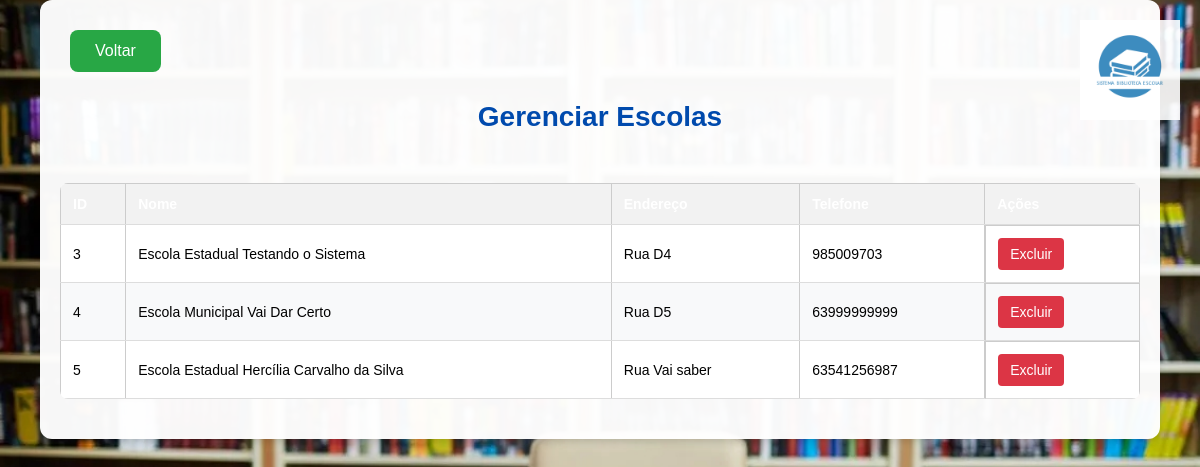
The app's page /gerenciar_escolas (signed in), older data.
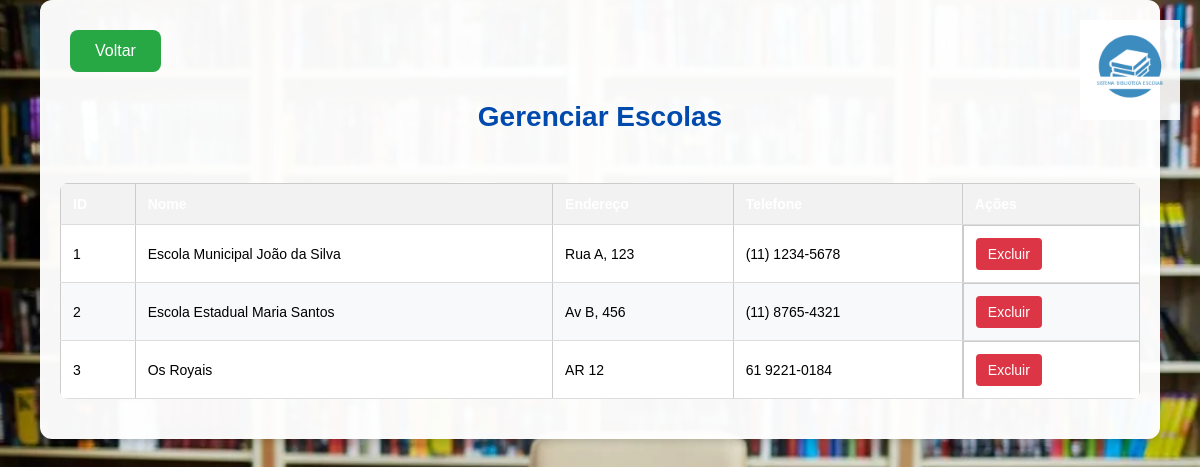
The same page, newer data.
### tables this page shows
CREATE TABLE escolas (
    id INTEGER PRIMARY KEY AUTOINCREMENT,
    nome TEXT NOT NULL,
    endereco TEXT,
    telefone TEXT
);

### app.py (the view)
@app.route('/gerenciar_escolas')
def gerenciar_escolas():
    if 'usuario_cpf' not in session:
        return redirect(url_for('login'))
    if session.get('tipo_usuario') != 'super_admin':
        flash('Apenas o administrador geral pode gerenciar escolas!', 'error')
        return redirect(url_for('index'))
    conn = get_db_connection()
    escolas = conn.execute('SELECT * FROM escolas').fetchall()
    conn.close()
    return render_template('gerenciar_escolas.html', escolas=escolas)

### app.py (called while the page is built)
def get_db_connection():
    conn = sqlite3.connect('database.db')
    conn.row_factory = sqlite3.Row
    return conn

### templates/gerenciar_escolas.html (shortened to what this page needs)
<!DOCTYPE html>
<html lang="pt-br">
<head>
    <link rel="stylesheet" href="{{ url_for('static', filename='style.css') }}">
</head>
<body>
    <div class="logo-container">
        <img src="{{ url_for('static', filename='logosbe.png') }}" alt="Logo Sistema Biblioteca Escolar">
    </div>
    <div class="container">
        <a href="{{ url_for('index') }}" class="back-button">Voltar</a>
        <h1>Gerenciar Escolas</h1>
        <div class="table-container">
            <table>
                <thead>
                    <tr>
                        <th>ID</th>
                        <th>Nome</th>
                        <th>Endereço</th>
                        <th>Telefone</th>
                        <th>Ações</th>
                    </tr>
                </thead>
                <tbody>
                    {% for escola in escolas %}
                    <tr>
                        <td>{{ escola.id }}</td>
                        <td>{{ escola.nome }}</td>
                        <td>{{ escola.endereco }}</td>
                        <td>{{ escola.telefone }}</td>
                        <td class="action-buttons">
                            <a href="{{ url_for('excluir_escola', id=escola.id) }}"
                               class="delete-button"
                               onclick="return confirm('Tem certeza que deseja excluir esta escola? Esta ação não pode ser desfeita e excluirá todos os dados relacionados à escola.')">
                                Excluir
                            </a>
                        </td>
                    </tr>
                    {% endfor %}
                </tbody>
            </table>
        </div>
    </div>
</body>
</html>

Row changes from the older to the newer data that the page shows:
removed escolas: id "4", nome "Escola Municipal Vai Dar Certo", endereco "Rua D5", telefone "63999999999"
removed escolas: id "5", nome "Escola Estadual Hercília Carvalho da Silva", endereco "Rua Vai saber", telefone "63541256987"
added escolas: id "1", nome "Escola Municipal João da Silva", endereco "Rua A, 123", telefone "(11) 1234-5678"
added escolas: id "2", nome "Escola Estadual Maria Santos", endereco "Av B, 456", telefone "(11) 8765-4321"
changed escolas id 3: nome "Escola Estadual Testando o Sistema" → "Os Royais"; endereco "Rua D4" → "AR 12"; telefone "985009703" → "61 9221-0184"
